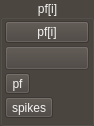
<?xml version="1.0" encoding="UTF-8"?>
<ui version="4.0">
 <author>Pho Hale</author>
 <class>rootForm</class>
 <widget class="QWidget" name="rootForm">
  <property name="geometry">
   <rect>
    <x>0</x>
    <y>0</y>
    <width>94</width>
    <height>126</height>
   </rect>
  </property>
  <property name="sizePolicy">
   <sizepolicy hsizetype="Minimum" vsizetype="Fixed">
    <horstretch>0</horstretch>
    <verstretch>0</verstretch>
   </sizepolicy>
  </property>
  <property name="minimumSize">
   <size>
    <width>50</width>
    <height>0</height>
   </size>
  </property>
  <property name="baseSize">
   <size>
    <width>50</width>
    <height>126</height>
   </size>
  </property>
  <property name="windowTitle">
   <string>Pf</string>
  </property>
  <property name="styleSheet">
   <string notr="true">background-color: rgb(71, 58, 46);
border-color: rgb(207, 207, 207);
background-color: rgba(71, 65, 60, 180);
color: rgb(244, 244, 244);
border-color: rgb(0, 0, 0);</string>
  </property>
  <layout class="QGridLayout" name="gridLayout">
   <property name="leftMargin">
    <number>0</number>
   </property>
   <property name="topMargin">
    <number>0</number>
   </property>
   <property name="rightMargin">
    <number>0</number>
   </property>
   <property name="bottomMargin">
    <number>0</number>
   </property>
   <property name="spacing">
    <number>0</number>
   </property>
   <item row="0" column="0">
    <widget class="QGroupBox" name="groupBox">
     <property name="minimumSize">
      <size>
       <width>50</width>
       <height>0</height>
      </size>
     </property>
     <property name="maximumSize">
      <size>
       <width>160</width>
       <height>160</height>
      </size>
     </property>
     <property name="baseSize">
      <size>
       <width>50</width>
       <height>0</height>
      </size>
     </property>
     <property name="title">
      <string>pf[i]</string>
     </property>
     <property name="alignment">
      <set>Qt::AlignHCenter|Qt::AlignTop</set>
     </property>
     <property name="flat">
      <bool>false</bool>
     </property>
     <layout class="QVBoxLayout" name="verticalLayout_2">
      <property name="spacing">
       <number>2</number>
      </property>
      <property name="leftMargin">
       <number>2</number>
      </property>
      <property name="topMargin">
       <number>0</number>
      </property>
      <property name="rightMargin">
       <number>2</number>
      </property>
      <property name="bottomMargin">
       <number>4</number>
      </property>
      <item>
       <widget class="QPushButton" name="btnTitle">
        <property name="text">
         <string>pf[i]</string>
        </property>
       </widget>
      </item>
      <item>
       <widget class="ColorButton" name="btnColorButton">
        <property name="enabled">
         <bool>false</bool>
        </property>
        <property name="minimumSize">
         <size>
          <width>24</width>
          <height>24</height>
         </size>
        </property>
        <property name="text">
         <string/>
        </property>
       </widget>
      </item>
      <item>
       <widget class="QToolButton" name="chkbtnPlacefield">
        <property name="text">
         <string>pf</string>
        </property>
        <property name="checkable">
         <bool>true</bool>
        </property>
        <property name="checked">
         <bool>false</bool>
        </property>
        <property name="popupMode">
         <enum>QToolButton::DelayedPopup</enum>
        </property>
        <property name="toolButtonStyle">
         <enum>Qt::ToolButtonTextBesideIcon</enum>
        </property>
       </widget>
      </item>
      <item>
       <widget class="QToolButton" name="chkbtnSpikes">
        <property name="text">
         <string>spikes</string>
        </property>
        <property name="checkable">
         <bool>true</bool>
        </property>
        <property name="checked">
         <bool>false</bool>
        </property>
        <property name="popupMode">
         <enum>QToolButton::DelayedPopup</enum>
        </property>
        <property name="toolButtonStyle">
         <enum>Qt::ToolButtonTextBesideIcon</enum>
        </property>
       </widget>
      </item>
     </layout>
    </widget>
   </item>
  </layout>
 </widget>
 <customwidgets>
  <customwidget>
   <class>ColorButton</class>
   <extends>QPushButton</extends>
   <header location="global">pyqtgraph.widgets.ColorButton</header>
  </customwidget>
 </customwidgets>
 <resources/>
 <connections/>
</ui>
